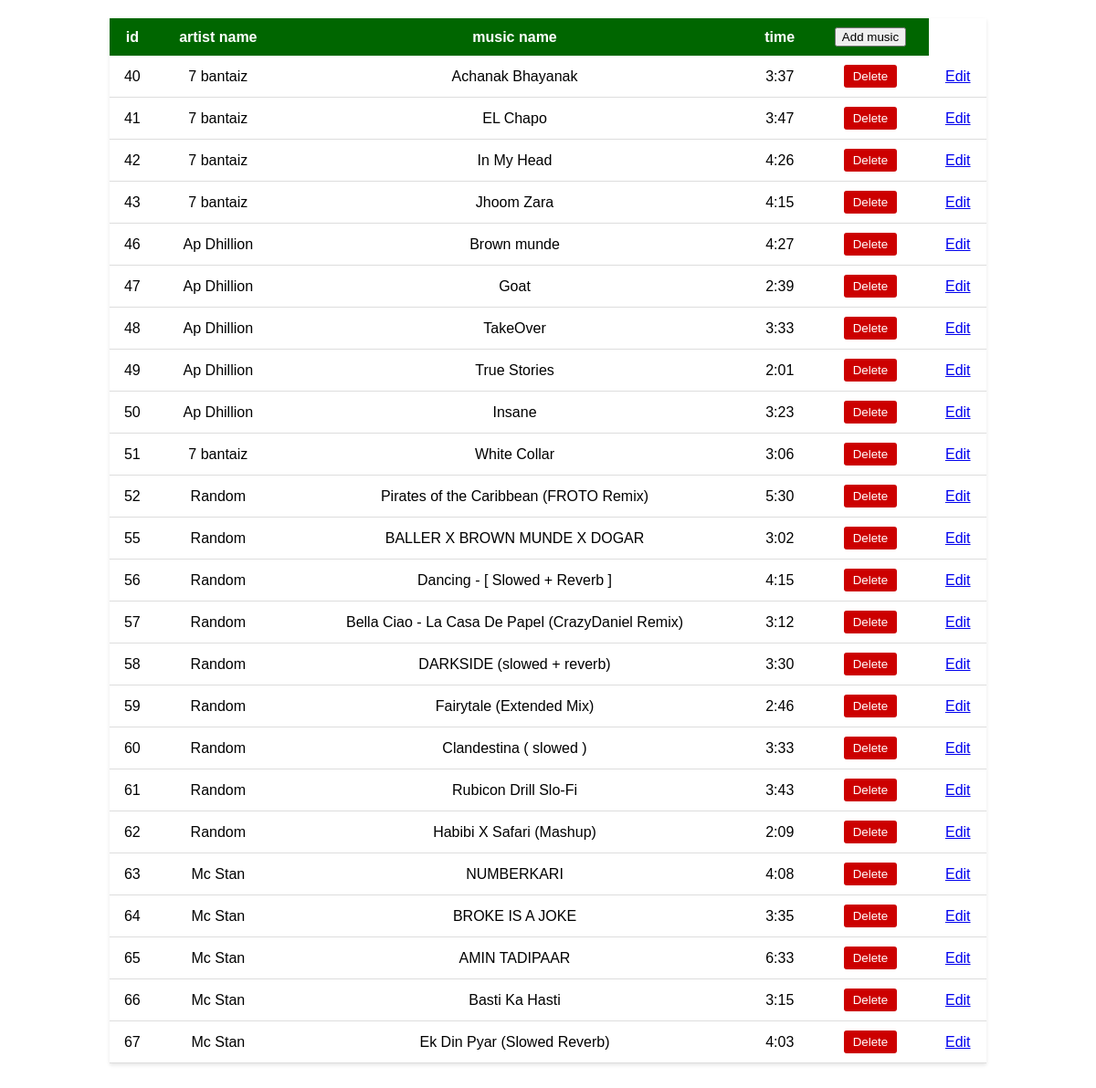
The page /admin/uploadmusic.php on the database as committed earlier.
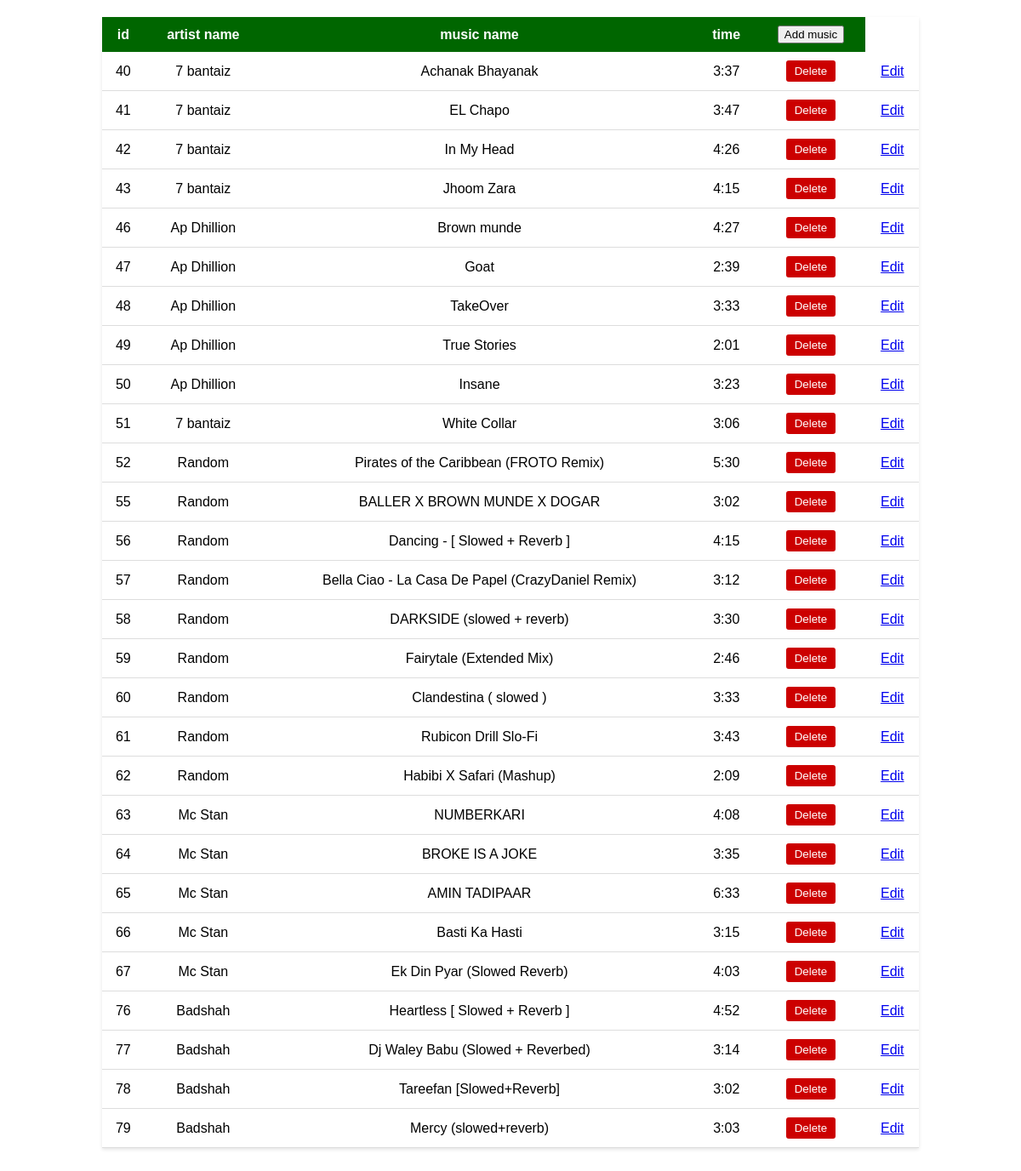
The same page on the database as committed later.
### tables this page shows
CREATE TABLE `music` (
  `id` int(11) NOT NULL,
  `artist_name` varchar(255) NOT NULL,
  `music_name` varchar(255) NOT NULL,
  `time` varchar(255) NOT NULL,
  `music_path` varchar(255) NOT NULL
);

### admin/uploadmusic.php (the view, shortened to what this page needs)
<?php
$user = 'root';
$password = '';
$database = 'iv';
$servername='localhost';
$mysqli = new mysqli($servername, $user, $password, $database);
$sql = " SELECT * FROM music";
$result = $mysqli->query($sql);
?>
<!DOCTYPE html>
<html lang="en">
<head>
</head>
<body>
	<section>
		<table>
			<tr>
				<th>id</th>
				<th>artist name</th>
				<th>music name</th>
                <th>time</th>
				<th><a href="../admin/addmusic.php"><input type="Submit" value="Add music"></a></th>
			</tr>
			<?php
				while($rows=$result->fetch_assoc())
				{
			?>
			<tr>
				<td><?php echo $rows['id'];?></td>
				<td><?php echo $rows['artist_name'];?></td>
                <td><?php echo $rows['music_name'];?></td>
				<td><?php echo $rows['time'];?></td>
				<td>
                    <form method="post">
                        	<button type="submit" name="delete">Delete</button>
					</form>
                </td>
				<td>
    				<a href="../admin/edit_music.php?id=<?php echo $rows['id']; ?>">Edit</a>
				</td>
			</tr>
			<?php
				}
			?>
		</table>
</body>
</html>

### admin/uploadmusic.php (style rules this page uses)
body { font-family: Arial, sans-serif; margin: 0; padding: 0; }
table { width: 80%; margin: 20px auto; border-collapse: collapse; background-color: #fff; box-shadow: 0 2px 4px rgba(0, 0, 0, 0.1); opacity : 1; }
th, td { padding: 10px; text-align: center; }
th { background-color: #006600; color: white; }
td { border-bottom: 1px solid #ddd; }
button { background-color: #cc0000; color: white; border: none; padding: 5px 10px; border-radius: 3px; cursor: pointer; }

Rows that differ between the two databases and show on the page:
added music: id "76", artist_name "Badshah", music_name "Heartless [ Slowed + Reverb ]", time "4:52"
added music: id "77", artist_name "Badshah", music_name "Dj Waley Babu (Slowed + Reverbed)", time "3:14"
added music: id "78", artist_name "Badshah", music_name "Tareefan [Slowed+Reverb]", time "3:02"
added music: id "79", artist_name "Badshah", music_name "Mercy (slowed+reverb)", time "3:03"
